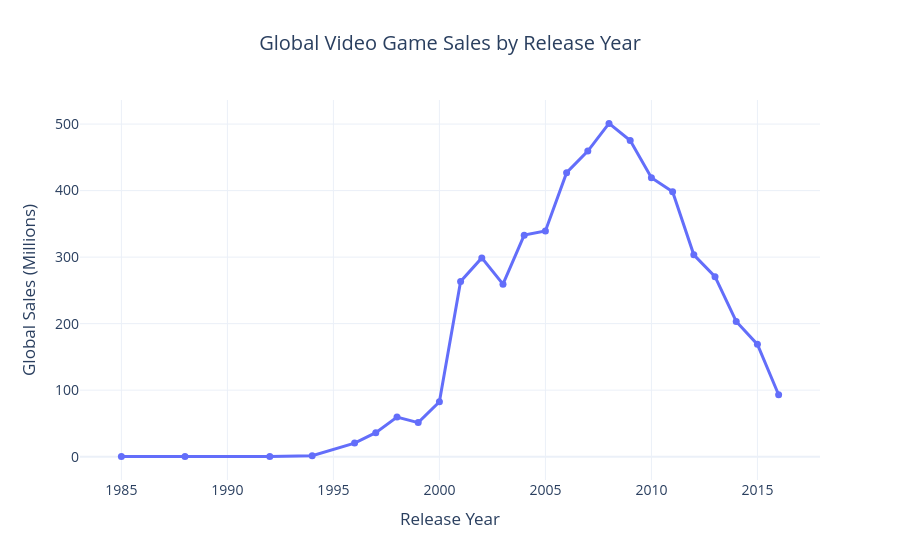

This figure's notebook cell:
### Code cell
fig = px.line(
    yearly_sales,
    x="Year_of_Release",
    y="Global_Sales",
    markers=True,
    title="Global Video Game Sales by Release Year"
)

fig.update_traces(
    line=dict(width=3),
    marker=dict(size=7)
)

fig.update_layout(
    template="plotly_white",
    title_x=0.5,
    xaxis_title="Release Year",
    yaxis_title="Global Sales (Millions)",
    font=dict(size=14)
)

fig.show()

### Figure 1 — Plotly figure (JSON) as saved in the notebook; plotly's stock layout.template omitted (floating-point values rounded to 4 significant figures)
{"data": [{"hovertemplate": "Year_of_Release=%{x}<br>Global_Sales=%{y}<extra></extra>", "legendgroup": "", "line": {"color": "#636efa", "dash": "solid", "width": 3}, "marker": {"size": 7, "symbol": "circle"}, "mode": "lines+markers", "name": "", "orientation": "v", "showlegend": false, "type": "scatter", "x": [1985.0, 1988.0, 1992.0, 1994.0, 1996.0, 1997.0, 1998.0, 1999.0, 2000.0, 2001.0, 2002.0, 2003.0, 2004.0, 2005.0, 2006.0, 2007.0, 2008.0, 2009.0, 2010.0, 2011.0, 2012.0, 2013.0, 2014.0, 2015.0, 2016.0], "xaxis": "x", "y": [0.03, 0.03, 0.03, 1.27, 20.35, 36.02, 59.53, 51.17, 82.5, 263.4, 298.8, 259.3, 333.0, 339.2, 427.0, 459.4, 501.1, 475.2, 419.2, 398.4, 303.4, 270.6, 203.3, 168.8, 93.03], "yaxis": "y"}], "layout": {"font": {"size": 14}, "legend": {"tracegroupgap": 0}, "title": {"text": "Global Video Game Sales by Release Year", "x": 0.5}, "xaxis": {"anchor": "y", "domain": [0, 1], "title": {"text": "Release Year"}}, "yaxis": {"anchor": "x", "domain": [0, 1], "title": {"text": "Global Sales (Millions)"}}}}
